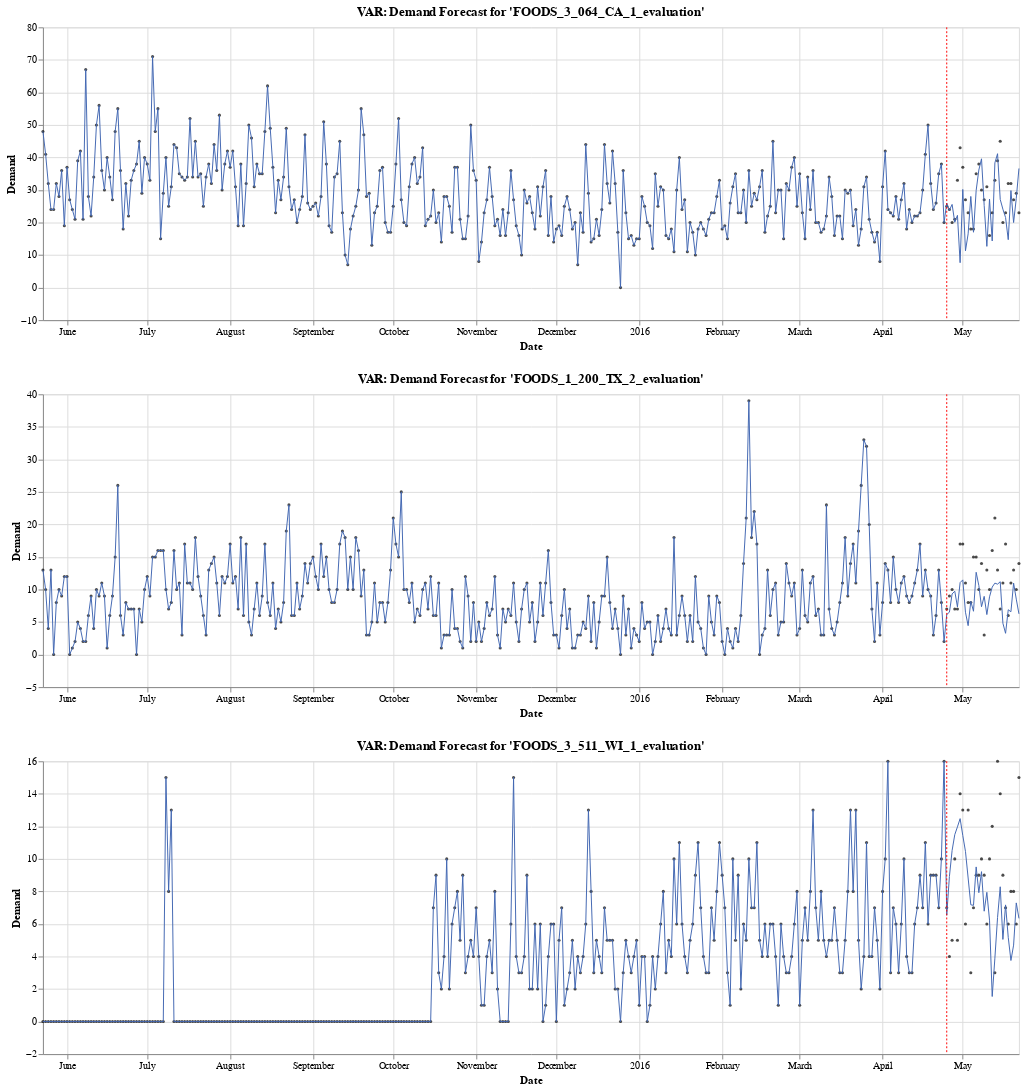

Here is the notebook cell this chart was saved with:
### Code cell
best_perf_indices = eval_metrics["smape"].dropna().sort_values()[:3].index
plots = []

for index in best_perf_indices:
    plot_id = pd.Series(test_sampled_ids).iloc[index]

    y = (df_train_eval[df_train_eval["id"] == plot_id].loc[:, date_names]).T
    y.columns = ["y"]
    y = calendar.merge(y, left_on="d", right_index=True)[["date", "y"]]
    y["time"] = pd.to_datetime(y["date"])

    source = y.merge(forecast[plot_id].to_dataframe(), how="left").drop(["date"], axis=1)

    p = plot_forecast(source, test_steps, plot_id=plot_id, model_name="VAR", start_date="2015-05-23")
    plots.append(p)
    
alt.VConcatChart(vconcat=plots)

### Figure 1 — Vega-Lite specification as saved in the notebook (floating-point values rounded to 4 significant figures; data arrays with more than 128 entries replaced by an {"elided": "..."} marker saying what was removed)
{"config": {"view": {"continuousWidth": 400, "continuousHeight": 300}}, "vconcat": [{"layer": [{"mark": {"type": "circle", "color": "#000000", "size": 10.0}, "encoding": {"tooltip": [{"type": "temporal", "field": "time"}, {"type": "quantitative", "field": "y"}], "x": {"type": "temporal", "axis": {"title": "Date"}, "field": "time"}, "y": {"type": "quantitative", "axis": {"title": "Demand"}, "field": "y"}}}, {"mark": {"type": "line", "color": "#4267B2", "size": 1.0}, "encoding": {"x": {"type": "temporal", "field": "time"}, "y": {"type": "quantitative", "field": "fcst"}}}, {"mark": {"type": "area", "color": "#4267B2", "opacity": 0.25}, "encoding": {"x": {"type": "temporal", "field": "time"}, "y": {"type": "quantitative", "field": "fcst_lower"}, "y2": {"field": "fcst_upper"}}}, {"data": {"name": "data-302bc33366dfe1498bc0394fc8325ea5"}, "mark": {"type": "rule", "color": "#FF0000", "size": 1.0, "strokeDash": [2, 2]}, "encoding": {"x": {"type": "temporal", "field": "time"}}}], "data": {"name": "data-f8b2b906c4de7a12774739101f60c164"}, "height": 300, "title": "VAR: Demand Forecast for 'FOODS_3_064_CA_1_evaluation'", "width": 1000}, {"layer": [{"mark": {"type": "circle", "color": "#000000", "size": 10.0}, "encoding": {"tooltip": [{"type": "temporal", "field": "time"}, {"type": "quantitative", "field": "y"}], "x": {"type": "temporal", "axis": {"title": "Date"}, "field": "time"}, "y": {"type": "quantitative", "axis": {"title": "Demand"}, "field": "y"}}}, {"mark": {"type": "line", "color": "#4267B2", "size": 1.0}, "encoding": {"x": {"type": "temporal", "field": "time"}, "y": {"type": "quantitative", "field": "fcst"}}}, {"mark": {"type": "area", "color": "#4267B2", "opacity": 0.25}, "encoding": {"x": {"type": "temporal", "field": "time"}, "y": {"type": "quantitative", "field": "fcst_lower"}, "y2": {"field": "fcst_upper"}}}, {"data": {"name": "data-302bc33366dfe1498bc0394fc8325ea5"}, "mark": {"type": "rule", "color": "#FF0000", "size": 1.0, "strokeDash": [2, 2]}, "encoding": {"x": {"type": "temporal", "field": "time"}}}], "data": {"name": "data-ef30a20bc20f80f63d09c327696968f9"}, "height": 300, "title": "VAR: Demand Forecast for 'FOODS_1_200_TX_2_evaluation'", "width": 1000}, {"layer": [{"mark": {"type": "circle", "color": "#000000", "size": 10.0}, "encoding": {"tooltip": [{"type": "temporal", "field": "time"}, {"type": "quantitative", "field": "y"}], "x": {"type": "temporal", "axis": {"title": "Date"}, "field": "time"}, "y": {"type": "quantitative", "axis": {"title": "Demand"}, "field": "y"}}}, {"mark": {"type": "line", "color": "#4267B2", "size": 1.0}, "encoding": {"x": {"type": "temporal", "field": "time"}, "y": {"type": "quantitative", "field": "fcst"}}}, {"mark": {"type": "area", "color": "#4267B2", "opacity": 0.25}, "encoding": {"x": {"type": "temporal", "field": "time"}, "y": {"type": "quantitative", "field": "fcst_lower"}, "y2": {"field": "fcst_upper"}}}, {"data": {"name": "data-302bc33366dfe1498bc0394fc8325ea5"}, "mark": {"type": "rule", "color": "#FF0000", "size": 1.0, "strokeDash": [2, 2]}, "encoding": {"x": {"type": "temporal", "field": "time"}}}], "data": {"name": "data-d0e995747fb35d3818f6efc284ec7014"}, "height": 300, "title": "VAR: Demand Forecast for 'FOODS_3_511_WI_1_evaluation'", "width": 1000}], "$schema": "https://vega.github.io/schema/vega-lite/v4.8.1.json", "datasets": {"data-f8b2b906c4de7a12774739101f60c164": {"elided": "366 records"}, "data-302bc33366dfe1498bc0394fc8325ea5": [{"time": "2016-04-25T00:00:00"}], "data-ef30a20bc20f80f63d09c327696968f9": {"elided": "366 records"}, "data-d0e995747fb35d3818f6efc284ec7014": {"elided": "366 records"}}}
